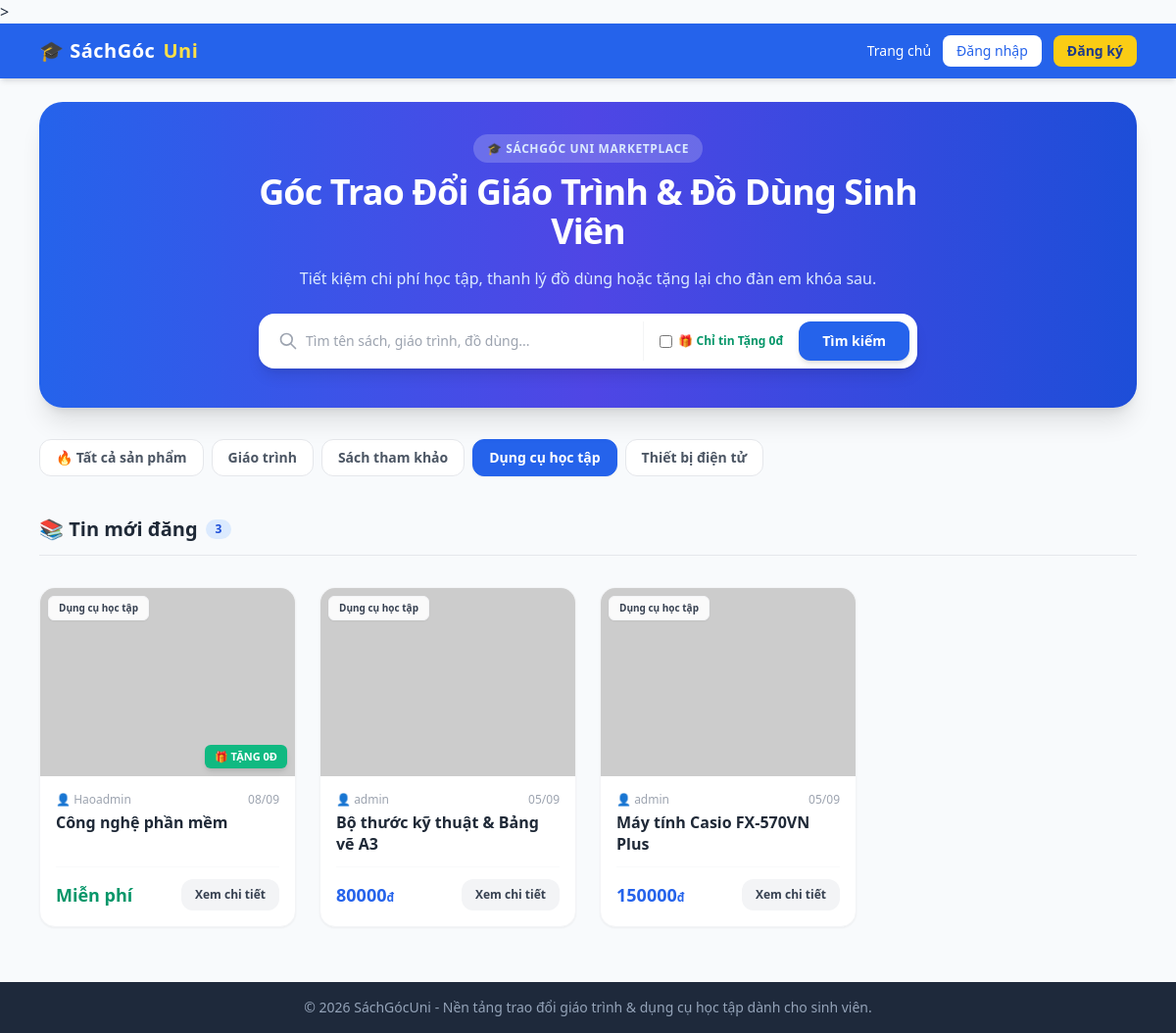
Screenshot of /?cat=3 with the database file from the repository.
### app_main/models.py (models this page shows, shortened)
class Category(models.Model):
    name = models.CharField(max_length=100, verbose_name="Tên danh mục")
    slug = models.SlugField(unique=True, verbose_name="Đường dẫn (Slug)")
    class Meta:
        verbose_name = "Danh mục"
        verbose_name_plural = "1. Danh mục sản phẩm"

class Post(models.Model):
    CONDITION_CHOICES = [
        ('NEW', 'Mới (100%)'),
        ('LIKE_NEW', 'Như mới (90-99%)'),
        ('GOOD', 'Tốt (70-89%)'),
        ('USED', 'Cũ (Dưới 70%)'),
    ]
    title = models.CharField(max_length=200, verbose_name="Tiêu đề")
    seller = models.ForeignKey(User, on_delete=models.CASCADE, related_name='posts', verbose_name="Người đăng")
    category = models.ForeignKey(Category, on_delete=models.SET_NULL, null=True, verbose_name="Danh mục")
    course_code = models.CharField(max_length=50, blank=True, verbose_name="Mã học phần / Tên môn")
    faculty = models.CharField(max_length=100, blank=True, verbose_name="Khoa / Ngành")
    price = models.DecimalField(max_digits=10, decimal_places=0, default=0, verbose_name="Giá bán (VNĐ)")
    is_free = models.BooleanField(default=False, verbose_name="Tặng miễn phí (0đ)")
    condition = models.CharField(max_length=20, choices=CONDITION_CHOICES, default='GOOD', verbose_name="Tình trạng")
    description = models.TextField(verbose_name="Mô tả chi tiết")
    image = models.ImageField(upload_to='posts/', blank=True, null=True, verbose_name="Ảnh sản phẩm")
    is_sold = models.BooleanField(default=False, verbose_name="Đã bán")
    created_at = models.DateTimeField(auto_now_add=True, verbose_name="Ngày đăng")
    wishlist = models.ManyToManyField(User, related_name='favorite_posts', blank=True, verbose_name="Lượt yêu thích")
    class Meta:
        verbose_name = "Bài đăng"
        verbose_name_plural = "2. Quản lý bài đăng"
    class Meta:
        verbose_name = "Bài đăng"
        verbose_name_plural = "2. Quản lý bài đăng"

### app_main/views.py (the view)
# urls.py: path('', views.home, name='home'),
def home(request):
    posts = Post.objects.all().order_by('-created_at')
    categories = Category.objects.all()
    query = request.GET.get('q', '')
    if query:
        posts = posts.filter(title__icontains=query)
    cat_param = request.GET.get('cat') or request.GET.get('category')
    if cat_param and cat_param != 'all':
        if cat_param.isdigit():
            posts = posts.filter(category_id=int(cat_param))
        else:
            posts = posts.filter(category__name__icontains=cat_param)
    is_free = request.GET.get('free')
    if is_free == '1':
        posts = posts.filter(is_free=True)
    context = {
        'posts': posts,
        'categories': categories,
        'query': query,
        'cat_id': cat_param,
        'selected_category': cat_param,
        'free_only': is_free == '1',
    }
    return render(request, 'app_main/home.html', context)

### app_main/templates/app_main/home.html (shortened to what this page needs)
{% extends 'app_main/base.html' %}
{% block content %}
<div class="space-y-8">
    <div class="relative bg-gradient-to-r from-blue-600 via-indigo-600 to-blue-700 text-white rounded-3xl p-8 md:p-10 shadow-xl overflow-hidden">
        <div class="relative z-10 max-w-2xl mx-auto text-center space-y-4">
            <span class="bg-white/20 backdrop-blur-md text-xs font-semibold px-3.5 py-1.5 rounded-full uppercase tracking-wider text-blue-100">
                🎓 SáchGóc Uni Marketplace
            </span>
            <h1 class="text-3xl md:text-4xl font-black tracking-tight">
                Góc Trao Đổi Giáo Trình & Đồ Dùng Sinh Viên
            </h1>
            <p class="text-blue-100 text-sm md:text-base font-medium">
                Tiết kiệm chi phí học tập, thanh lý đồ dùng hoặc tặng lại cho đàn em khóa sau.
            </p>
            <form method="get" action="{% url 'home' %}" class="pt-2">
                <div class="flex flex-col sm:flex-row gap-2 bg-white p-2 rounded-2xl shadow-lg text-gray-800">
                    <div class="flex-1 flex items-center px-3 gap-2">
                        <svg class="w-5 h-5 text-gray-400 shrink-0" fill="none" stroke="currentColor" viewBox="0 0 24 24"><path stroke-linecap="round" stroke-linejoin="round" stroke-width="2" d="M21 21l-6-6m2-5a7 7 0 11-14 0 7 7 0 0114 0z"/></svg>
                        <input type="text" name="q" value="{{ query|default:'' }}" placeholder="Tìm tên sách, giáo trình, đồ dùng..." class="w-full text-sm focus:outline-none bg-transparent">
                    </div>
                    <div class="flex items-center gap-2 border-t sm:border-t-0 sm:border-l border-gray-100 pt-2 sm:pt-0 pl-0 sm:pl-2">
                        <label class="flex items-center gap-1.5 text-xs font-bold text-emerald-600 cursor-pointer px-2 select-none whitespace-nowrap">
                            <input type="checkbox" name="free" value="1" {% if free_only %}checked{% endif %} onchange="this.form.submit()" class="rounded text-emerald-600 focus:ring-emerald-500"> 🎁 Chỉ tin Tặng 0đ
                        </label>
                        <button type="submit" class="w-full sm:w-auto bg-blue-600 hover:bg-blue-700 text-white font-bold px-6 py-2.5 rounded-xl text-sm transition-all shadow-md shrink-0">
                            Tìm kiếm
                        </button>
                    </div>
                </div>
            </form>
        </div>
    </div>
    <div class="flex items-center gap-2 overflow-x-auto pb-2 scrollbar-none">
        <a href="{% url 'home' %}" class="px-4 py-2 rounded-xl text-sm font-semibold whitespace-nowrap transition-all border {% if not cat_id or cat_id == 'all' %}bg-blue-600 text-white border-blue-600 shadow-sm{% else %}bg-white text-gray-600 border-gray-200 hover:bg-gray-50{% endif %}">
            🔥 Tất cả sản phẩm
        </a>
        {% for cat in categories %}
            <a href="?cat={{ cat.id }}{% if query %}&q={{ query }}{% endif %}{% if free_only %}&free=1{% endif %}"
               class="px-4 py-2 rounded-xl text-sm font-semibold whitespace-nowrap transition-all border {% if cat_id == cat.id|stringformat:'i' or cat_id == cat.id|stringformat:'s' %}bg-blue-600 text-white border-blue-600 shadow-sm{% else %}bg-white text-gray-600 border-gray-200 hover:bg-gray-50{% endif %}">
                {{ cat.name }}
            </a>
        {% endfor %}
    </div>
    <div class="flex justify-between items-center border-b pb-3">
        <h2 class="text-xl font-bold text-gray-800 flex items-center gap-2">
            <span>📚 Tin mới đăng</span>
            <span class="text-xs bg-blue-100 text-blue-700 px-2.5 py-0.5 rounded-full font-extrabold">{{ posts|length }}</span>
        </h2>
    </div>
    <div class="grid grid-cols-1 sm:grid-cols-2 md:grid-cols-3 lg:grid-cols-4 gap-6">
        {% for post in posts %}
            <div class="group bg-white rounded-2xl shadow-sm border border-gray-100 overflow-hidden hover:shadow-xl hover:-translate-y-1 transition-all duration-200 flex flex-col relative">
                <div class="relative h-48 w-full bg-gray-100 overflow-hidden">
                    {% if post.image %}
                        <img src="{{ post.image.url }}" alt="{{ post.title }}" class="h-full w-full object-cover group-hover:scale-105 transition-transform duration-300">
                    {% else %}
                        <img src="https://picsum.photos/seed/{{ post.id }}/500/300" alt="{{ post.title }}" class="h-full w-full object-cover group-hover:scale-105 transition-transform duration-300">
                    {% endif %}
                    <div class="absolute top-2 left-2 flex flex-col gap-1">
                        <span class="bg-white/90 backdrop-blur-md text-gray-700 text-[10px] font-bold px-2.5 py-1 rounded-md shadow-sm border border-gray-100">
                            {{ post.category.name|default:"Khác" }}
                        </span>
                    </div>
                    {% if post.is_free or post.price == 0 %}
                        <span class="absolute bottom-2 right-2 bg-emerald-500 text-white text-[11px] font-black px-2.5 py-1 rounded-md shadow-md uppercase">
                            🎁 Tặng 0đ
                        </span>
                    {% endif %}
                </div>
                <div class="p-4 flex-1 flex flex-col justify-between space-y-3">
                    <div>
                        <div class="flex justify-between items-center text-xs text-gray-400 mb-1">
                            <span class="font-medium">👤 {{ post.seller.username }}</span>
                            <span>{{ post.created_at|date:"d/m" }}</span>
                        </div>
                        <h3 class="font-bold text-gray-800 text-base leading-snug line-clamp-2 group-hover:text-blue-600 transition-colors">
                            <a href="{% url 'post_detail' post.pk %}">{{ post.title }}</a>
                        </h3>
                    </div>
                    <div class="pt-3 border-t border-gray-50 flex items-center justify-between">
                        <div>
                            {% if post.is_free or post.price == 0 %}
                                <span class="text-emerald-600 font-black text-lg">Miễn phí</span>
                            {% else %}
                                <span class="text-blue-600 font-black text-lg">{{ post.price|floatformat:0 }}<span class="text-xs font-bold">đ</span></span>
                            {% endif %}
                        </div>
                        <a href="{% url 'post_detail' post.pk %}" class="bg-gray-100 group-hover:bg-blue-600 group-hover:text-white text-gray-700 text-xs font-bold px-3.5 py-2 rounded-xl transition-colors">
                            Xem chi tiết
                        </a>
                    </div>
                </div>
            </div>
        {% endfor %}
    </div>
</div>
{% endblock %}

### rows the page displays
Category: name "Giáo trình"
Category: name "Sách tham khảo"
Category: name "Dụng cụ học tập"
Category: name "Thiết bị điện tử"
Post: category.name "Dụng cụ học tập", is_free "🎁 TẶNG 0Đ", seller.username "Haoadmin", created_at "08/09", title "Công nghệ phần mềm"
Post: category.name "Dụng cụ học tập", seller.username "admin", created_at "05/09", title "Bộ thước kỹ thuật & Bảng vẽ A3", price "80000"
Post: category.name "Dụng cụ học tập", seller.username "admin", created_at "05/09", title "Máy tính Casio FX-570VN Plus", price "150000"

### other values shown
{{ posts|length }} "3"
